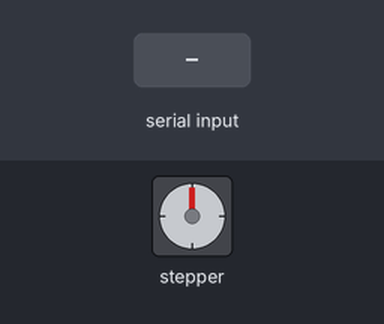
This sketch was run on a simulated Arduino Uno, built with avr-gcc and run on an emulated ATmega328P. On the bench: stepper motor. The test bench sets the inputs (shaded band). Stepper angles assume 256 steps per turn.

Above: at 1.2 s.
1.3 s: "w" received over Serial
At 1.45 s:
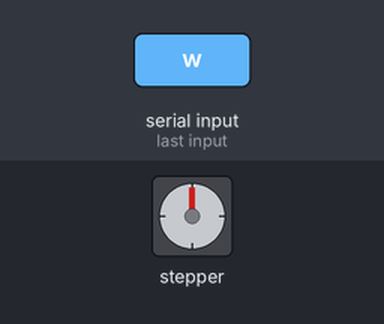
At 2.05 s:
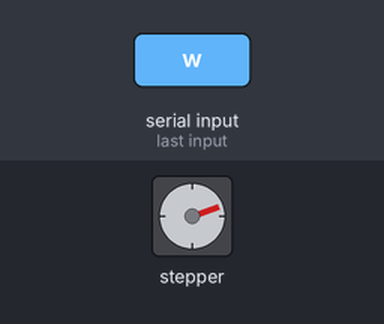
10.3 s: "s" received over Serial
At 10.76 s:
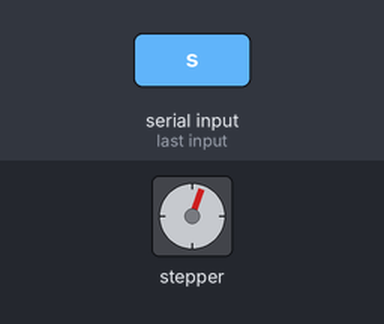
Timing chart, 0 to 23.8 s (numbered marks = the images above; inputs shaded):
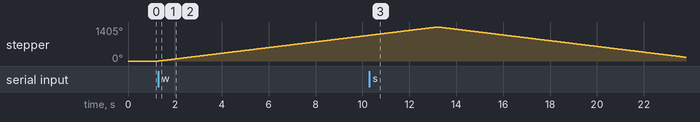

The sketch:

sketch_dec01a_paso_a_paso.ino
```cpp
#include <AFMotor.h>

AF_Stepper motor(256, 1); // A la puerta M1 M2

int rpm = 50000;
int pasos = 1000;

void setup()
   {
      Serial.println("Iniciado...");
      Serial.begin(9600);
      motor.setSpeed(rpm);
   }

void loop()
   {
      char letra = Serial.read();

    if (letra=='w') motor.step(pasos, FORWARD, MICROSTEP);
    if (letra=='s') motor.step(pasos, BACKWARD, MICROSTEP);

//     Serial.println("Single coil steps");
//     motor.step(2000, FORWARD, SINGLE);
//     motor.step(1000, BACKWARD, SINGLE);
//     delay(1000);
//
//     Serial.println("Double coil steps");
//     motor.step(2000, FORWARD, DOUBLE);
//     motor.step(1000, BACKWARD, DOUBLE);
//     delay(1000);
//
//     Serial.println("Interleave coil steps");
//     motor.step(2000, FORWARD, INTERLEAVE);
//     motor.step(1000, BACKWARD, INTERLEAVE);
//     delay(1000);

//     Serial.println("Micrsostep steps");
//     motor.step(2000, FORWARD, MICROSTEP);
//     motor.step(1000, BACKWARD, MICROSTEP);
//     delay(1000);

     delay(1);

   }
```

Measured:
- after the input at 1.3 s, stepper: keeps turning clockwise at about 118°/s, starting at once
